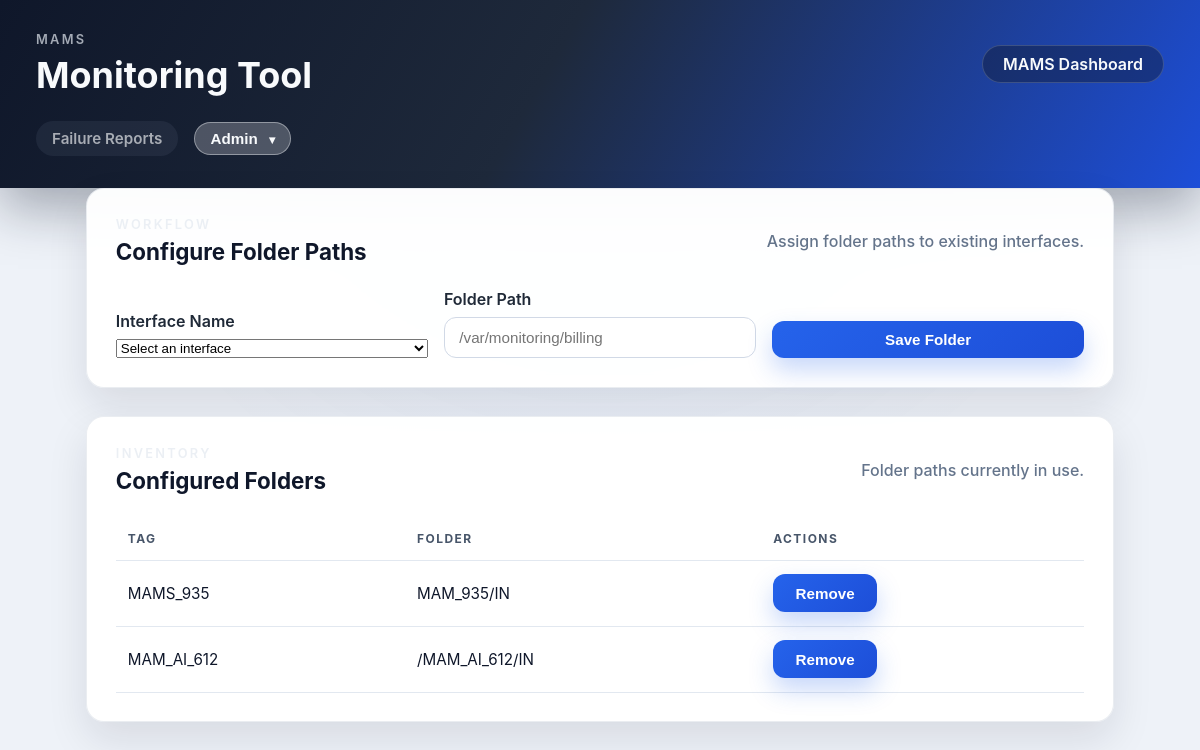
The app's page /folders, older data.
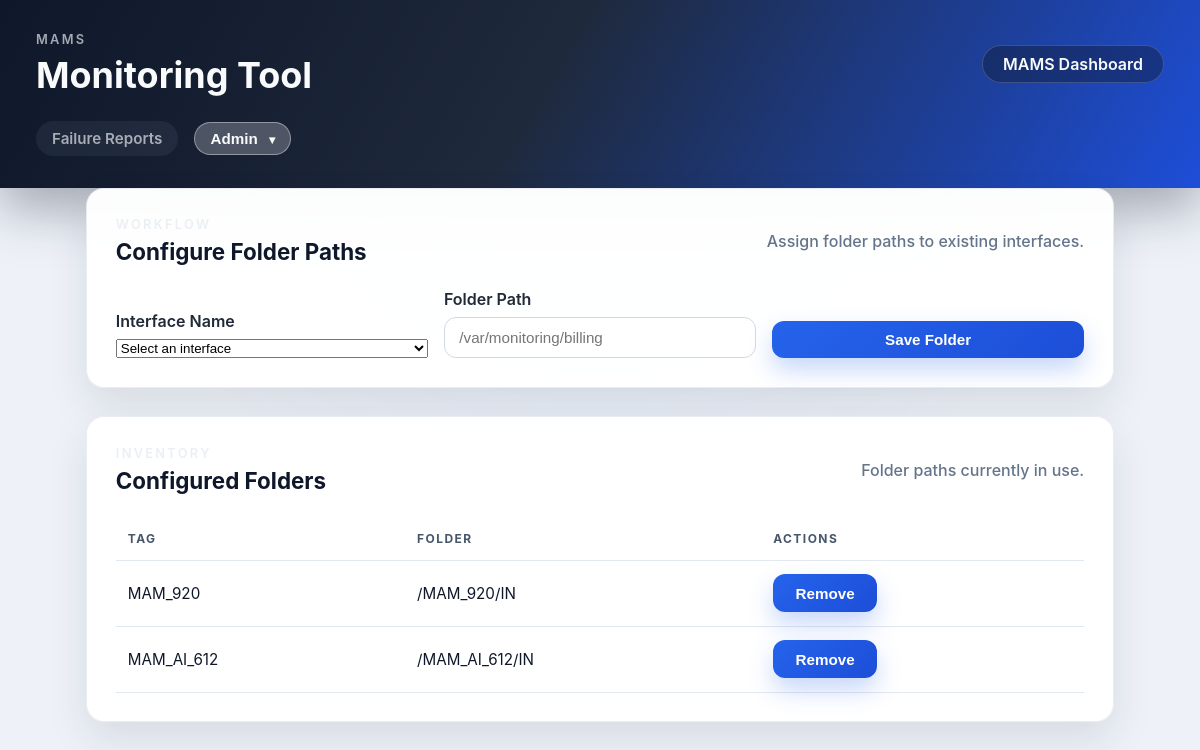
The same page, newer data.
### tables this page shows
CREATE TABLE processes (
    id INTEGER PRIMARY KEY AUTOINCREMENT,
    tag_name TEXT NOT NULL UNIQUE,
    folder_path TEXT NOT NULL,
    created_at TEXT NOT NULL DEFAULT (datetime('now'))
);

### monitoring_tool/app.py (the view, shortened to what this page needs)
    @app.route("/folders", methods=["GET", "POST"])
    def folders():
        tags = process_service.list_tags()
        folders = process_service.list_folder_configs()
        return render_template("folders.html", tags=tags, folders=folders)

### monitoring_tool/db.py (called while the page is built)
def get_connection() -> sqlite3.Connection:
    connection = sqlite3.connect(DB_PATH)
    connection.row_factory = sqlite3.Row
    return connection

def query_all(query: str, params: Iterable | None = None) -> list[sqlite3.Row]:
    with get_connection() as connection:
        cursor = connection.execute(query, params or [])
        return cursor.fetchall()

### monitoring_tool/services/process_service.py (called while the page is built)
def list_tags() -> list[str]:
    rows = db.query_all("SELECT tag_name FROM processes ORDER BY tag_name")
    return [row["tag_name"] for row in rows]

def list_folder_configs() -> list[dict]:
    rows = db.query_all(
        "SELECT tag_name, folder_path FROM processes WHERE folder_path != '' ORDER BY tag_name"
    )
    return [dict(row) for row in rows]

### monitoring_tool/templates/folders.html (shortened to what this page needs)
{% extends "base.html" %}
{% block content %}
<section class="panel">
  <div class="panel-header">
    <div>
      <p class="eyebrow">Workflow</p>
      <h2>Configure Folder Paths</h2>
    </div>
    <span class="helper-text">Assign folder paths to existing interfaces.</span>
  </div>
  <form method="post" class="form-grid">
    <label>
      Interface Name
      <select name="tag_name" required>
        <option value="" disabled selected>Select an interface</option>
      </select>
    </label>
    <label>
      Folder Path
      <input type="text" name="folder_path" placeholder="/var/monitoring/billing" required>
    </label>
    <button type="submit" class="button primary">Save Folder</button>
  </form>
</section>
<section class="panel">
  <div class="panel-header">
    <div>
      <p class="eyebrow">Inventory</p>
      <h2>Configured Folders</h2>
    </div>
    <span class="helper-text">Folder paths currently in use.</span>
  </div>
  <table>
    <thead>
      <tr>
        <th>Tag</th>
        <th>Folder</th>
        <th>Actions</th>
      </tr>
    </thead>
    <tbody>
      {% for folder in folders %}
        <tr>
          <td>{{ folder.tag_name }}</td>
          <td>{{ folder.folder_path }}</td>
          <td>
            <form method="post" action="{{ url_for('delete_folder') }}">
              <button type="submit" class="button ghost">Remove</button>
            </form>
          </td>
        </tr>
      {% else %}
        <tr>
          <td colspan="3">No folders configured.</td>
        </tr>
      {% endfor %}
    </tbody>
  </table>
</section>
{% endblock %}

Row changes from the older to the newer data that the page shows:
removed processes: tag_name "MAMS_935", folder_path "MAM_935/IN"
added processes: tag_name "MAM_920", folder_path "/MAM_920/IN"
